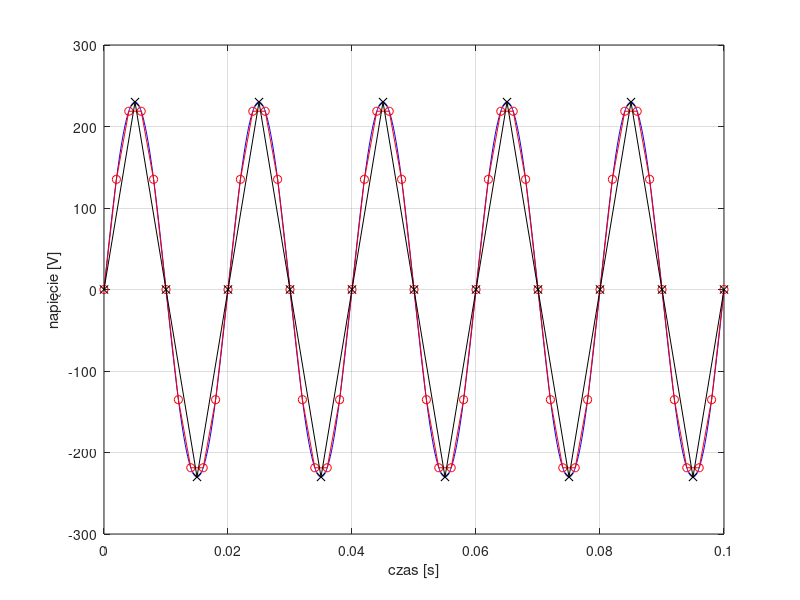

This figure's MATLAB source:
clear all;
close all;

A=230;
f=50;
T=0.1;

fpr1=10000;%częstotliwość próbkowania
fpr2=500;
fpr3=200;

dt1=1/fpr1;
dt2=1/fpr2;
dt3=1/fpr3;

t1=0:dt1:T;
t2=0:dt2:T;
t3=0:dt3:T;

x1=A*sin(2*pi*f*t1);
x2=A*sin(2*pi*f*t2);
x3=A*sin(2*pi*f*t3);

figure;
plot(t1,x1,'b-');
hold on;
plot(t2,x2,'r-o');
plot(t3,x3,'k-x');


grid on;
xlabel('czas [s]');
ylabel('napięcie [V]');
